Frame 1 (no input): blank canvas, image omitted
Frame 60 (the mouse pressed at the canvas centre just before this capture): blank canvas, image omitted
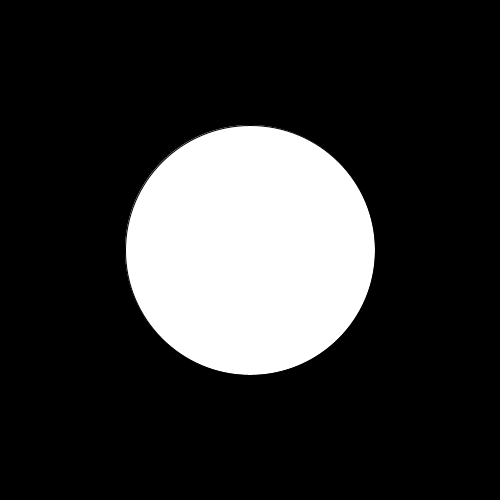
Frame 120 (the mouse held since frame 60 and released just before this capture)

The Processing sketch whose frames 1 and 60 were blank and that drew this single picture after the mouse press (run headless with seeded random() and noise(); from frame 60 on, the mouse is pressed at the canvas centre):

// Processing sketch: A_4
// ── A_4.pde
void setup() {
  size(500,500);
}
void draw(){
  println(abs(mouseX - width/2) * 2);
  background(0);
  ellipse(width/2, height/2, mouseX, mouseX);
  
}

void keyPressed() {
  println(key);
  
 
// if the key that is pressed is A then...
    if(key == 'x') {
      //...set the stoke weight to 1
    strokeWeight(5);
    stroke(236,166,122);
    fill(random(255),random(255),random(255));
   
  }
}
